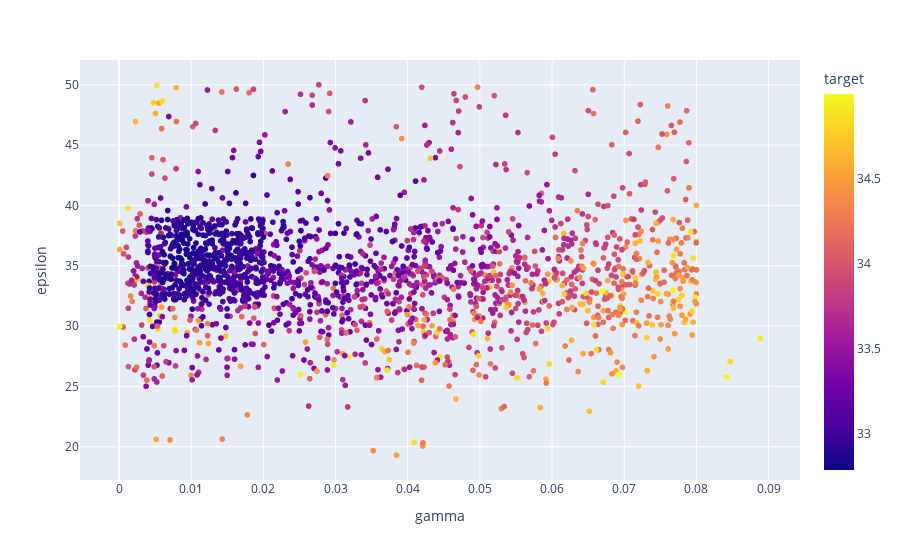

Here is the notebook cell this chart was saved with:
### Code cell
px.scatter(df2, x="gamma", y="epsilon", color="target")

### Figure 1 — Plotly figure (JSON) as saved in the notebook; plotly's stock layout.template omitted (floating-point values rounded to 4 significant figures; data arrays with more than 128 entries replaced by an {"elided": "..."} marker saying what was removed)
{"data": [{"hovertemplate": "gamma=%{x}<br>epsilon=%{y}<br>target=%{marker.color}<extra></extra>", "legendgroup": "", "marker": {"color": {"elided": "1941 float values"}, "coloraxis": "coloraxis", "symbol": "circle"}, "mode": "markers", "name": "", "showlegend": false, "type": "scattergl", "x": {"elided": "1941 float values"}, "xaxis": "x", "y": {"elided": "1941 float values"}, "yaxis": "y"}], "layout": {"coloraxis": {"colorbar": {"title": {"text": "target"}}, "colorscale": [[0, "#0d0887"], [0.1111, "#46039f"], [0.2222, "#7201a8"], [0.3333, "#9c179e"], [0.4444, "#bd3786"], [0.5556, "#d8576b"], [0.6667, "#ed7953"], [0.7778, "#fb9f3a"], [0.8889, "#fdca26"], [1, "#f0f921"]]}, "legend": {"tracegroupgap": 0}, "margin": {"t": 60}, "xaxis": {"anchor": "y", "domain": [0, 1], "title": {"text": "gamma"}}, "yaxis": {"anchor": "x", "domain": [0, 1], "title": {"text": "epsilon"}}}}
